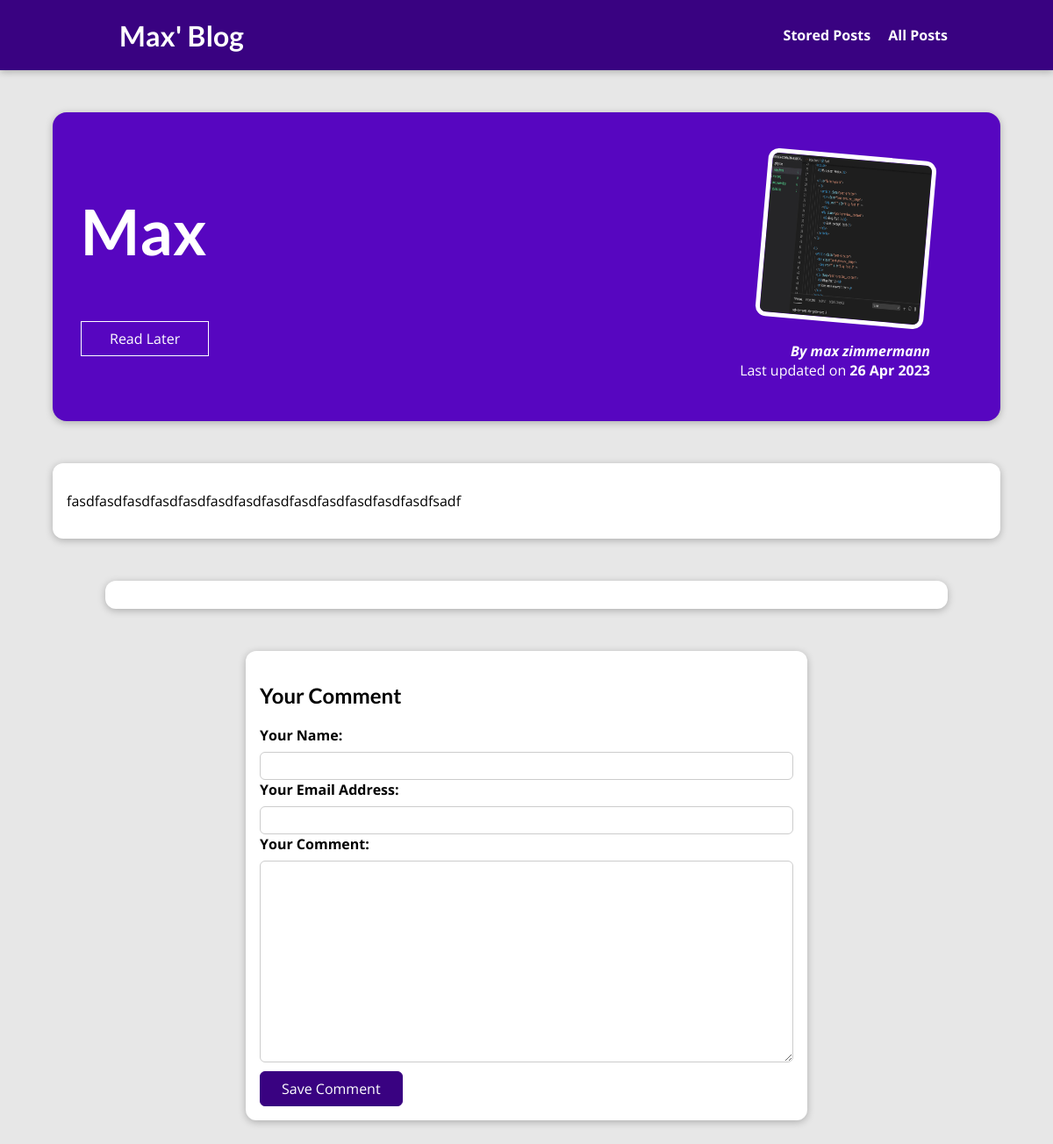
/posts/new-story, run on an earlier commit of the app's database.
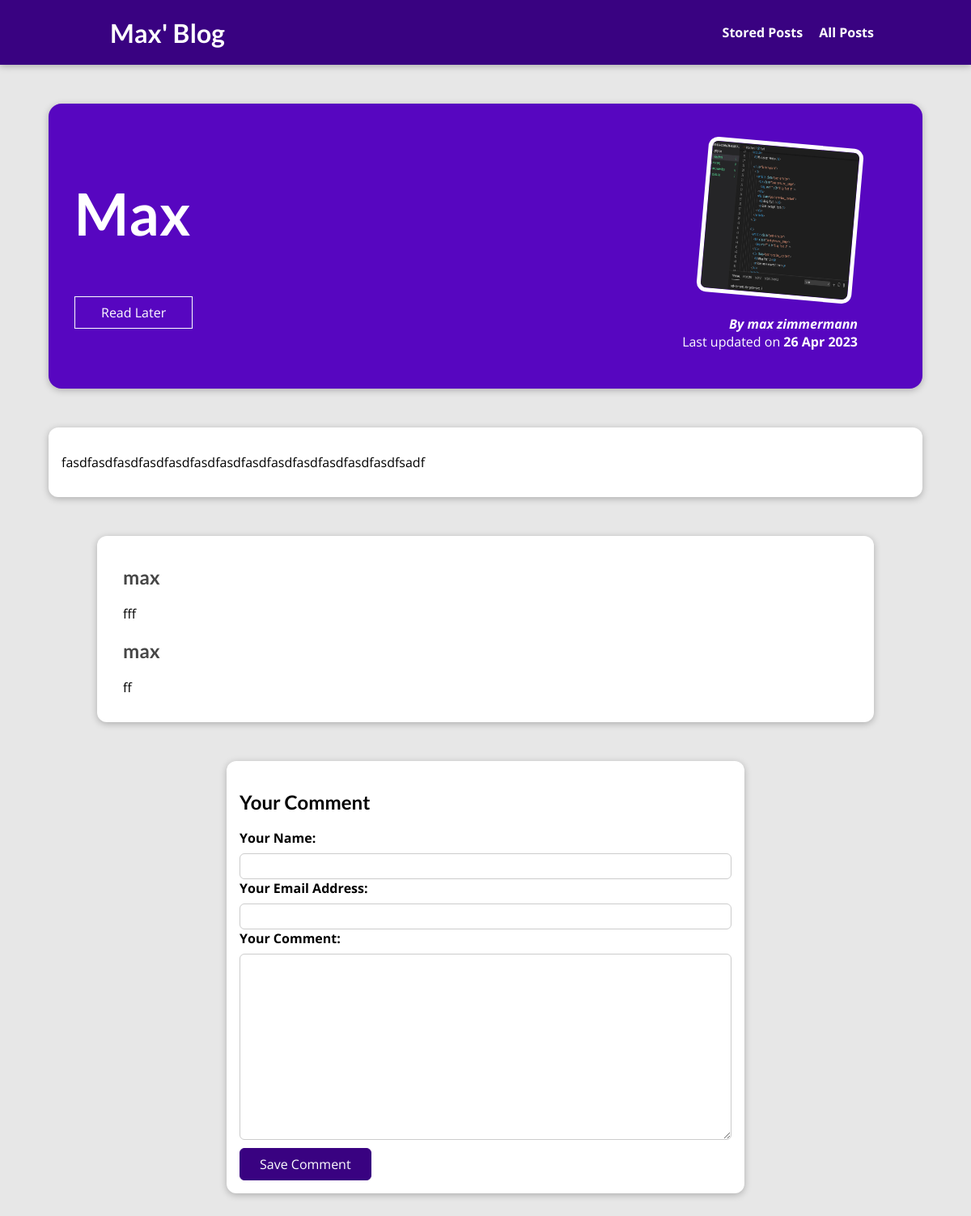
And on a later commit of the database.
### blog/models.py (models this page shows, shortened)
class Post(models.Model):
    title = models.CharField(max_length=20)
    excerpt = models.CharField(max_length=100)
    date = models.DateField(auto_now=True)
    image = models.ImageField(upload_to="posts", null=True)
    slug = models.SlugField(unique=True, db_index=True)
    content = models.TextField(validators=[MinLengthValidator(10)])
    author = models.ForeignKey(Author, on_delete=models.SET_NULL, null=True, related_name="posts")
    tags = models.ManyToManyField(Tag)

class Author(models.Model):
    first_name = models.CharField(max_length=15)
    last_name = models.CharField(max_length=15)
    email_address = models.EmailField(default=False)
    def __str__(self):
        return f"{self.first_name} {self.last_name}"

class Comment(models.Model):
    user_name = models.CharField(max_length=120)
    user_email = models.EmailField()
    text = models.TextField(max_length=300)
    post = models.ForeignKey(
        Post, on_delete=models.CASCADE, related_name="comments")

### blog/views.py (the view, shortened to what this page needs)
# urls.py: path("posts/<slug:slug>", views.PostDetail.as_view(),
class PostDetail(View):
    def is_stored_post(self, request, post_id):
        stored_posts = request.session.get("stored_posts")
        if stored_posts is not None:
            is_saved_for_later = post_id in stored_posts
        else:
            is_saved_for_later = False
        return is_saved_for_later
    def get(self, request, slug):
        post = Post.objects.get(slug=slug)
        context = {
            "post": post,
            "post_tags": post.tags.all(),
            "comment_form": CommentForm(),
            "comments": post.comments.all(),
            "saved_for_later": self.is_stored_post(request, post.id)
        }
        return render(request, "blog/post-detail.html", context)

### blog/forms.py
class CommentForm(forms.ModelForm):
    class Meta:
        model = Comment
        exclude = ["post"]
        labels = {
            "user_name": "Your Name",
            "user_email": "Your Email Address",
            "text": "Your Comment"
        }

### blog/templates/blog/post-detail.html (shortened to what this page needs)
{% extends "base.html" %}
{% load static %}
{% block css_files %}
    <link rel="stylesheet" href="{% static "blog/post-detail.css" %}" />
{% endblock %}
{% block content %}
    <section id="summary">
        <h2>{{ post.title }}</h2>
        <div id="read-later">
            <form action="{% url "read-later" %}" method="post">
                <button>
                    {% if saved_for_later %}
                        Remove from "Read Later list"
                    {% else %}
                        Read Later
                    {% endif %}
                </button>
            </form>
        </div>
        <article>
            <img src="{{ post.image.url }}" alt="{{ post.title }}"/>
            <address>By <a href="mailto:{{ post.author_email_address }}">{{ post.author }}</a></address>
            <div>
                Last updated on <time>{{ post.date|date:"d M Y" }}</time>
            </div>
        </article>
    </section>
    <main>
        {{ post.content|linebreaks }}
    </main>
    <section id="comments">
        <ul>
            {% for comment in comments %}
                <h2>{{ comment.user_name }}</h2>
                <p>{{ comment.text|linebreaks }}</p>
            {% endfor %}
        </ul>
    </section>
    <section class="comment-form">
      <h2>Your Comment</h2>
      <form action="{% url "post-detail-page" post.slug %}" method="post">
        {% for form_field in comment_form %}
          <div class="form-control {% if form_field.errors %} Invalid {% endif %}">
            {{ form_field.label_tag }}
            {{ form_field }}
          </div>
        {% endfor %}
        <button>Save Comment</button>
      </form>
    </section>
{% endblock %}

### templates/base.html (shortened to what this page needs)
{% load static %}
<!DOCTYPE html>
    <html lang="en">
    <head>
        <link rel="stylesheet" href="{% static "app.css" %}">
        {% block css_files %}{% endblock %}
    </head>
    <body>
        <header id="main-navigation">
            <h1><a href="{% url "starting-page" %}">Max' Blog</a></h1>
                <nav>
                    <a href="{% url "read-later" %}">Stored Posts</a>
                    <a href="{% url "posts-page" %}">All Posts</a>
                </nav>
        </header>
        {% block content %}
        {% endblock %}
    </body>
</html>

### static/app.css (style rules this page uses)
* { box-sizing: border-box; }
html { font-family: 'Open Sans', 'Lato', sans-serif; }
body { margin: 0; }
h1, h2, h3 { font-family: 'Lato', sans-serif; font-weight: bold; }
#main-navigation { width: 100%; height: 5rem; display: flex; justify-content: space-between; align-items: center; padding: 0 10%; position: absolute; top: 0; left: 0; }
#main-navigation a { text-decoration: none; color: white; font-weight: bold; margin-left: 1rem; }
#main-navigation a { text-decoration: none; color: white; font-weight: bold; }

### blog/static/blog/post-detail.css (style rules this page uses)
body { background-color: #e7e7e7; }
#main-navigation { background-color: #390281; box-shadow: 0 2px 8px rgba(0, 0, 0, 0.25); }
#summary { margin: 8rem auto 3rem auto; padding: 2rem; width: 90%; max-width: 90rem; border-radius: 16px; background-color: #5706c0; position: relative; box-shadow: 0 2px 8px rgba(0, 0, 0, 0.25); height: 22rem; }
#summary h2 { color: white; font-size: 4.5rem; }
#summary article { position: absolute; top: 2rem; right: 3rem; padding: 1rem 2rem; border-radius: 12px; text-align: right; color: white; }
#summary article img { width: 12rem; height: 12rem; border-radius: 12px; transform: rotateZ(5deg); border: 5px solid white; margin-bottom: 1rem; }
#summary address { font-weight: bold; }
#summary a { color: white; text-decoration: none; }
#summary time { font-weight: bold; }
#read-later { margin: 2rem 0; }
#read-later button { background-color: transparent; border: 1px solid white; padding: 0.5rem 2rem; font: inherit; color: white; cursor: pointer; }
main { width: 90%; max-width: 90rem; margin: 3rem auto; background-color: white; padding: 1rem; border-radius: 12px; box-shadow: 0 2px 8px rgba(0, 0, 0, 0.25); }
.comment-form { margin: 3rem auto; width: 90%; max-width: 40rem; border-radius: 12px; background-color: white; box-shadow: 0 2px 8px rgba(0, 0, 0, 0.25); padding: 1rem; }
.comment-form button { font: inherit; background-color: #390281; color: white; border: 1px solid #390281; padding: 0.5rem 1.5rem; border-radius: 6px; cursor: pointer; margin-top: 10px; }
.form-control label { font-weight: bold; margin-bottom: 0.5rem; display: block; }
.form-control input, .form-control textarea { display: block; width: 100%; font: inherit; padding: 0.25rem; border-radius: 6px; border: 1px solid #ccc; }
#comments { margin: 3rem auto; width: 90%; max-width: 60rem; border-radius: 12px; background-color: white; box-shadow: 0 2px 8px rgba(0, 0, 0, 0.25); padding: 1rem 2rem; }
#comments ul { list-style: none; margin: 0; padding: 0; }
#comments h2 { color: #464646; }

What changed in the data, as far as the page shows it:
added Comment: user_name "max", text "fff"
added Comment: user_name "max", text "ff"
